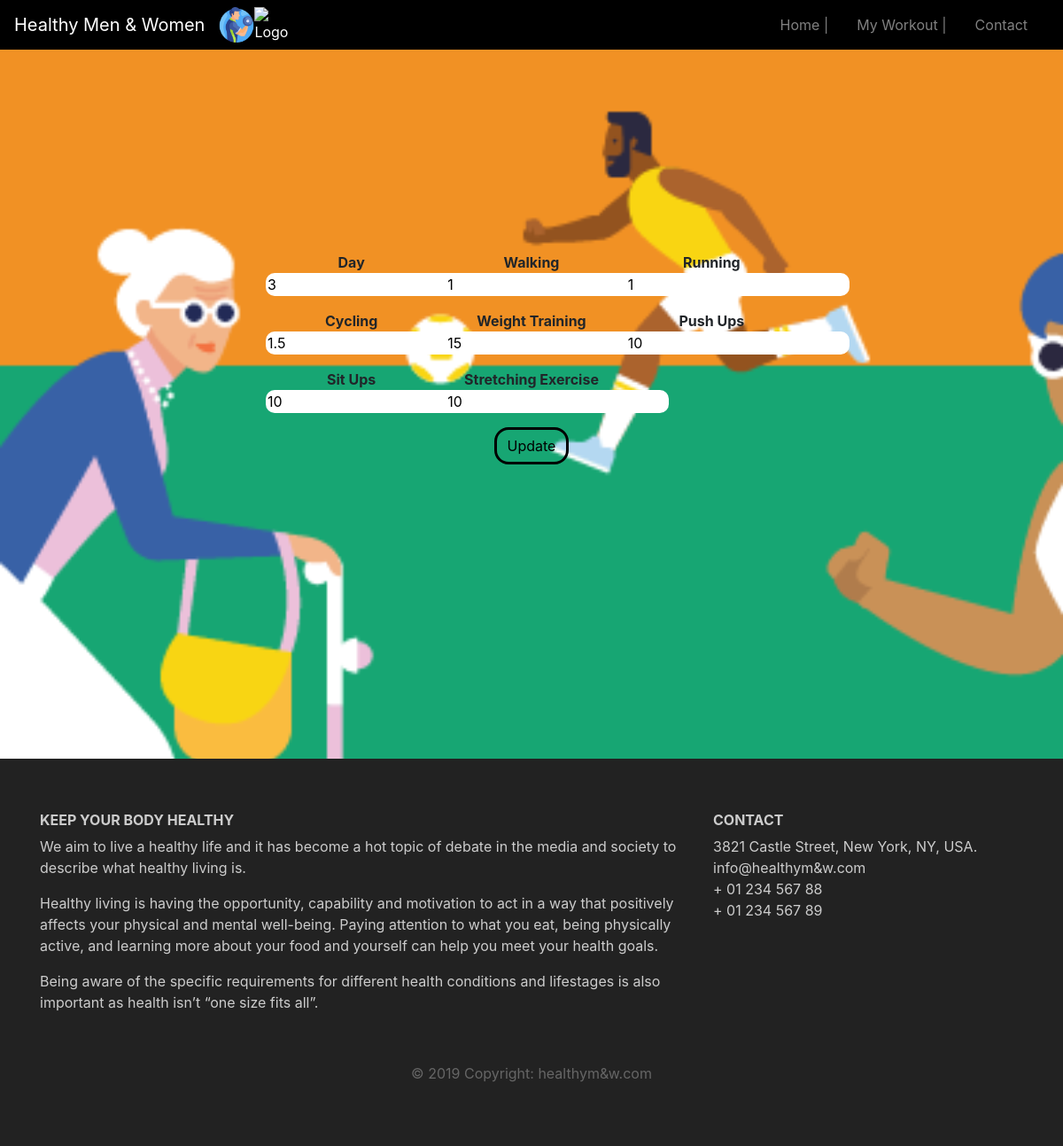
The page /hmwweb/index.php/home_controller/updatedate?id=6 on the database its author committed.
### tables this page shows
CREATE TABLE `workout` (
  `id` int(11) NOT NULL AUTO_INCREMENT,
  `day` int(11) NOT NULL,
  `wdistance` float NOT NULL,
  `rdistance` float NOT NULL,
  `cdistance` float NOT NULL,
  `wtrain` int(5) NOT NULL,
  `pushup` int(5) NOT NULL,
  `situp` int(5) NOT NULL,
  `stretching` int(5) NOT NULL,
  PRIMARY KEY (`id`)
);

### hmwweb/application/controllers/home_controller.php (called while the page is built, shortened)
<?php
    class home_Controller extends CI_Controller{
        public function __construct(){
            $this->load->database();
            $this->load->model('Hmw_Model');
            $this->load->library('pdf');
        }
        public function updatedate(){
            $id = $this->input->get('id');
            $result['data']=$this->Hmw_Model->displaydaybyid($id);
            $this->load->view('updatedate',$result);
        }
    }
?>

### hmwweb/index.php (called while the page is built, shortened)
<?php
require_once BASEPATH.'core/CodeIgniter.php';

### hmwweb/application/models/Hmw_Model.php (called while the page is built, shortened)
<?php
     class Hmw_Model extends CI_model{
          public function displaydaybyid($id){
               $query=$this->db->query("select * from workout where id='".$id."'");
               return $query->result();
           }
     }
?>

### hmwweb/application/views/updatedate.php (the view, shortened to what this page needs)
<!DOCTYPE html>
<html lang="en">
<head>
<link rel="stylesheet" type="text/css" href="<?php echo base_url('css/bootstrap.css')?>">
<link rel="stylesheet" type="text/css" href="<?php echo base_url('css/main.css')?>">
</head>
<body>
    <nav class="navbar navbar-dark bg-black text-white navbar-expand-md">
     <a class="navbar-brand" href="<?php echo base_url('index.php/home_controller/viewhome')?>">Healthy Men & Women</a>
     <img src="<?php echo base_url('image/fitness.png')?>"  alt="Logo" style="width: 40px;height: 40px;">
     <img src="<?php echo base_url('image/workout.png')?>"  alt="Logo" style="width: 40px;height: 40px;">
     <div class="collapse navbar-collapse" id="main-navigation">
        <ul class="navbar-nav">
            <li class="nav-item">
                <a class="nav-link" href="<?php echo base_url('index.php/home_controller/viewhome')?>">Home |</a>
            </li>
            <li class="nav-item">
                <a class="nav-link" href="<?php echo base_url('index.php/home_controller/viewworkoutreport')?>">My Workout |</a>
            </li>
            <li class="nav-item">
                <a class="nav-link" href="#footer">Contact</a>
            </li>
        </ul>
       </div>
    </nav>
    <form method="POST" class="form-inline" >
        <header class="page-header header container-fluid">
          <div class="overlay">
             <div class="description">
                 <div class="form-row">
                 <?php
                   foreach($data as $row){
                    ?>
                  <div class="col-md-4 mb-3">
                      <label class="label" for="day"><b>Day</b></label>
                      <input class="input" type="text"  name="day" value="<?php echo $row->day ?>" >
                  </div>
                  <div class="col-md-4 mb-3">
                      <label class="label" for="wdistance"><b>Walking</b></label>
                      <input class="input" type="text"  name="wdistance" value="<?php echo $row->wdistance ?>" >
                  </div>
                  <div class="col-md-4 mb-3">
                      <label class="label" for="rdistance"><b>Running</b></label>
                      <input class="input" type="text" name="rdistance" value="<?php echo $row->rdistance ?>" >
                  </div>
                  <div class="col-md-4 mb-3">
                      <label class="label" for="cdistance"><b>Cycling</b></label>
                      <input class="input" type="text" name="cdistance" value="<?php echo $row->cdistance ?>" >
                  </div>
                  <div class="col-md-4 mb-3">
                      <label class="label" for="wtrain"><b>Weight Training</b></label>
                      <input class="input" type="text"  name="wtrain" value="<?php echo $row->wtrain ?>" >
                  </div>
                  <div class="col-md-4 mb-3">
                      <label class="label" for="pushup"><b>Push Ups</b></label>
                      <input class="input" type="text"  name="pushup" value="<?php echo $row->pushup ?>" >
                  </div>
                  <div class="col-md-4 mb-3">
                    <label class="label" for="situp"><b>Sit Ups</b></label>
                    <input class="input" type="text"  name="situp" value="<?php echo $row->situp ?>" >
                </div>
                <div class="col-md-4 mb-3">
                    <label class="label" for="stretching"><b>Stretching Exercise</b></label>
                    <input class="input" type="text"  name="stretching" value="<?php echo $row->stretching ?>" >
                </div>
                <br>
                <br>
                </div>
                <input class="btn btn-outline-secondary btn-md" type="submit" name="update" value="Update">
                </div>
                <?php
                   }
                ?>
             </div>
       </header>
      </form>
       <footer id="footer" class="page-footer">
            <div class="container">
                <div class="row">
                    <div class="col-lg-8 col-md-8 col-sm-12">
                        <h6 class="text-uppercase font-weight-bold">Keep Your Body Healthy</h6>
                        <p>We aim to live a healthy life and it has become a hot topic of
                            debate in the media and society to describe what healthy living is. </p>
                        <p>Healthy living is having the opportunity, capability and motivation
                            to act in a way that positively affects your physical and mental
                            well-being. Paying attention to what you eat, being physically active,
                            and learning more about your food and yourself can help you meet your
                            health goals. </p>
                        <p>Being aware of the specific requirements for different health conditions
                            and lifestages is also important as health isn’t “one size fits all”.</p>
                    </div>
                    <div class="col-lg-4 col-md-4 col-sm-12">
                         <h6 class="text-uppercase font-weight-bold">Contact</h6>
                         <p>3821  Castle Street, New York, NY, USA.
                         <br/>info@healthym&w.com
                         <br/>+ 01 234 567 88
                         <br/>+ 01 234 567 89</p>
                    </div>
                </div>
            </div>
         <div class="footer-copyright text-center">© 2019 Copyright:
            healthym&w.com</div>
       </footer>
</body>
</html>

### hmwweb/css/main.css (style rules this page uses)
body { padding: 0; margin: 0; background: #f2f6e9; }
.navbar { background: #000000; }
.nav-link, .navbar-brand { cursor: pointer; }
.nav-link { margin-right: 1em !important; }
.navbar-collapse { justify-content: flex-end; }
.header { background-image: url('../image/FB_September_2017-06.png'); background-size: cover; background-position: center; position: relative; display: flex; align-items: center; justify-content: center; flex-direction: column; background-attachment: fixed; background-position: center; background-blend-mode: overlay; }
.overlay { position: absolute; min-height: 100%; min-width: 100%; left: 0; top: 0; background: rgba(0, 0, 0, 0); }
.description { left: 50%; position: absolute; top: 45%; transform: translate(-50%,-55%); text-align: center; }
.page-footer { background-color: #222; color: #ccc; padding: 60px 0 30px; }
.footer-copyright { color: #666; padding: 40px 0; }
.input { border-radius: 10px; border: #000; }

### rows shown on the page
workout: day "3", wdistance "1", rdistance "1", cdistance "1.5", wtrain "15", pushup "10", situp "10", stretching "10"
